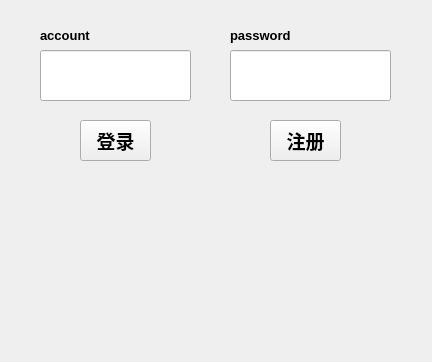
<?xml version="1.0" encoding="UTF-8"?>
<ui version="4.0">
 <class>MainWindow</class>
 <widget class="QMainWindow" name="MainWindow">
  <property name="geometry">
   <rect>
    <x>0</x>
    <y>0</y>
    <width>432</width>
    <height>362</height>
   </rect>
  </property>
  <property name="windowTitle">
   <string>MCSRrank</string>
  </property>
  <widget class="QWidget" name="centralwidget">
   <widget class="QLineEdit" name="in_act">
    <property name="geometry">
     <rect>
      <x>40</x>
      <y>50</y>
      <width>151</width>
      <height>51</height>
     </rect>
    </property>
   </widget>
   <widget class="QLineEdit" name="in_pwd">
    <property name="geometry">
     <rect>
      <x>230</x>
      <y>50</y>
      <width>161</width>
      <height>51</height>
     </rect>
    </property>
   </widget>
   <widget class="QLabel" name="account">
    <property name="geometry">
     <rect>
      <x>40</x>
      <y>20</y>
      <width>91</width>
      <height>31</height>
     </rect>
    </property>
    <property name="font">
     <font>
      <pointsize>10</pointsize>
      <weight>75</weight>
      <bold>true</bold>
     </font>
    </property>
    <property name="text">
     <string>account</string>
    </property>
   </widget>
   <widget class="QLabel" name="password">
    <property name="geometry">
     <rect>
      <x>230</x>
      <y>20</y>
      <width>211</width>
      <height>31</height>
     </rect>
    </property>
    <property name="font">
     <font>
      <pointsize>10</pointsize>
      <weight>75</weight>
      <bold>true</bold>
     </font>
    </property>
    <property name="text">
     <string>password</string>
    </property>
   </widget>
   <widget class="QLabel" name="show_info">
    <property name="geometry">
     <rect>
      <x>10</x>
      <y>260</y>
      <width>401</width>
      <height>31</height>
     </rect>
    </property>
    <property name="font">
     <font>
      <pointsize>10</pointsize>
      <weight>75</weight>
      <bold>true</bold>
     </font>
    </property>
    <property name="text">
     <string/>
    </property>
   </widget>
   <widget class="QPushButton" name="loginButton">
    <property name="geometry">
     <rect>
      <x>80</x>
      <y>120</y>
      <width>71</width>
      <height>41</height>
     </rect>
    </property>
    <property name="font">
     <font>
      <pointsize>14</pointsize>
      <weight>75</weight>
      <bold>true</bold>
     </font>
    </property>
    <property name="text">
     <string>登录</string>
    </property>
   </widget>
   <widget class="QLabel" name="leaderboard">
    <property name="geometry">
     <rect>
      <x>20</x>
      <y>10</y>
      <width>171</width>
      <height>231</height>
     </rect>
    </property>
    <property name="font">
     <font>
      <pointsize>10</pointsize>
      <weight>75</weight>
      <bold>true</bold>
     </font>
    </property>
    <property name="text">
     <string/>
    </property>
   </widget>
   <widget class="QLabel" name="eloboard">
    <property name="geometry">
     <rect>
      <x>300</x>
      <y>10</y>
      <width>101</width>
      <height>231</height>
     </rect>
    </property>
    <property name="font">
     <font>
      <pointsize>10</pointsize>
      <weight>75</weight>
      <bold>true</bold>
     </font>
    </property>
    <property name="text">
     <string/>
    </property>
   </widget>
   <widget class="QLabel" name="owninfo">
    <property name="geometry">
     <rect>
      <x>200</x>
      <y>100</y>
      <width>91</width>
      <height>111</height>
     </rect>
    </property>
    <property name="font">
     <font>
      <pointsize>10</pointsize>
      <weight>75</weight>
      <bold>true</bold>
     </font>
    </property>
    <property name="text">
     <string/>
    </property>
   </widget>
   <widget class="QPushButton" name="registerButton">
    <property name="geometry">
     <rect>
      <x>270</x>
      <y>120</y>
      <width>71</width>
      <height>41</height>
     </rect>
    </property>
    <property name="font">
     <font>
      <pointsize>14</pointsize>
      <weight>75</weight>
      <bold>true</bold>
     </font>
    </property>
    <property name="text">
     <string>注册</string>
    </property>
   </widget>
  </widget>
 </widget>
 <resources/>
 <connections/>
</ui>
